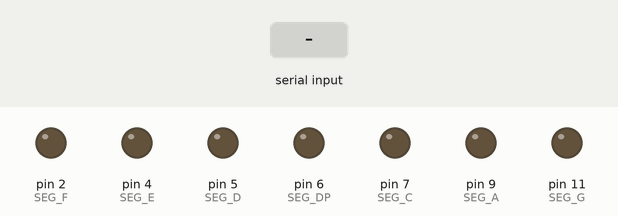
Simulated run of this sketch. Board: Arduino Uno, built with avr-gcc and run on an emulated ATmega328P. Parts: output pins drawn as LEDs (lit = HIGH). The inputs (shaded band) are chosen by the test bench.

Above: at 1.2 s.
1.3 s: "0" received over Serial
At 2.2 s:
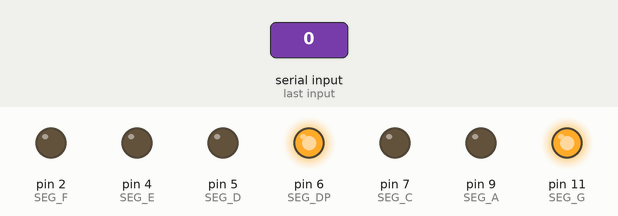
2.8 s: "1" received over Serial
At 3.4 s:
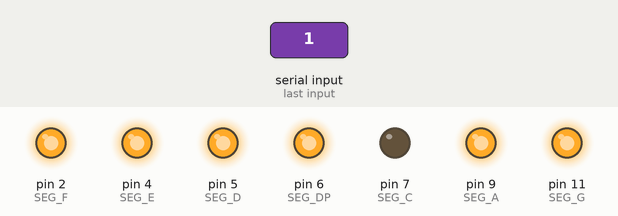
4.3 s: "2" received over Serial
At 5.5 s:
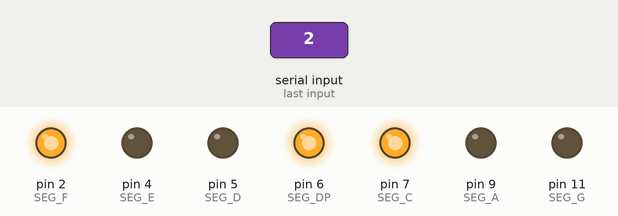
5.8 s: "3" received over Serial
At 6.9 s:
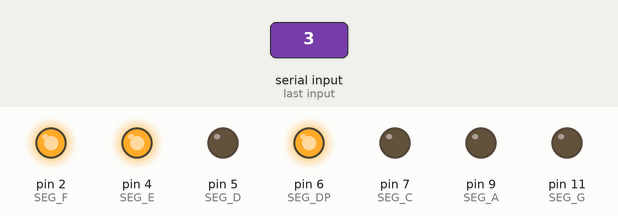
7.3 s: "4" received over Serial
At 8.0 s:
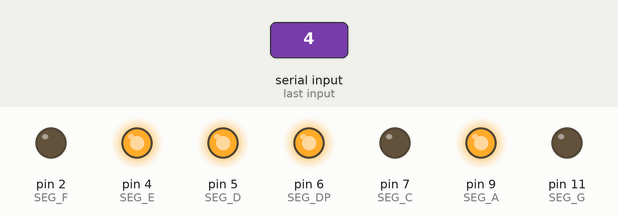
8.8 s: "5" received over Serial
At 9.1 s:
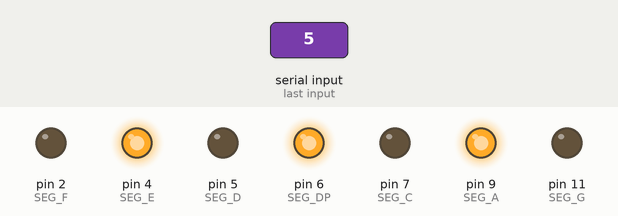
Timing chart, 0 to 11.3 s (numbered marks = the images above; inputs shaded):
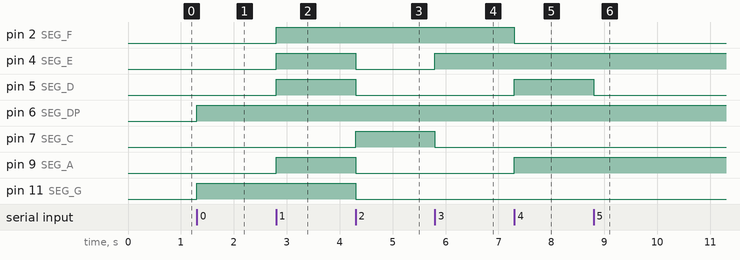

The sketch:

led.ino
```cpp
#define SEG_A 9
#define SEG_B 9
#define SEG_C 7
#define SEG_D 5
#define SEG_E 4
#define SEG_F 2
#define SEG_G 11
#define SEG_DP 6

void setup() {
  Serial.begin(9600);

  pinMode(SEG_A, OUTPUT);
  pinMode(SEG_B, OUTPUT);
  pinMode(SEG_C, OUTPUT);
  pinMode(SEG_D, OUTPUT);
  pinMode(SEG_E, OUTPUT);
  pinMode(SEG_F, OUTPUT);
  pinMode(SEG_G, OUTPUT);
  pinMode(SEG_DP, OUTPUT);
}

void loop() {
  switch (Serial.read()) {
  case '0':
    reset_pin();
    digitalWrite(SEG_G, HIGH);
    digitalWrite(SEG_DP, HIGH);
    break;

  case '1':
    reset_pin();
    digitalWrite(SEG_A, HIGH);
    digitalWrite(SEG_D, HIGH);
    digitalWrite(SEG_E, HIGH);
    digitalWrite(SEG_F, HIGH);
    digitalWrite(SEG_G, HIGH);
    digitalWrite(SEG_DP, HIGH);
    break;

  case '2':
    reset_pin();
    digitalWrite(SEG_C, HIGH);
    digitalWrite(SEG_F, HIGH);
    digitalWrite(SEG_DP, HIGH);
    break;

  case '3':
    reset_pin();
    digitalWrite(SEG_E, HIGH);
    digitalWrite(SEG_F, HIGH);
    digitalWrite(SEG_DP, HIGH);
    break;

  case '4':
    reset_pin();
    digitalWrite(SEG_A, HIGH);
    digitalWrite(SEG_D, HIGH);
    digitalWrite(SEG_E, HIGH);
    digitalWrite(SEG_DP, HIGH);
    break;

  case '5':
    reset_pin();
    digitalWrite(SEG_B, HIGH);
    digitalWrite(SEG_E, HIGH);
    digitalWrite(SEG_DP, HIGH);
    break;

  case '6':
    reset_pin();
    digitalWrite(SEG_B, HIGH);
    break;

  case '7':
    reset_pin();
    digitalWrite(SEG_D, HIGH);
    digitalWrite(SEG_E, HIGH);
    digitalWrite(SEG_G, HIGH);
    digitalWrite(SEG_DP, HIGH);
    break;

  case '8':
    reset_pin();
    digitalWrite(SEG_DP, HIGH);
    break;

  case '9':
    reset_pin();
    digitalWrite(SEG_E, HIGH);
    break;

  default:
    break;
  }
}

void reset_pin() {
  digitalWrite(SEG_A, LOW);
  digitalWrite(SEG_B, LOW);
  digitalWrite(SEG_C, LOW);
  digitalWrite(SEG_D, LOW);
  digitalWrite(SEG_E, LOW);
  digitalWrite(SEG_F, LOW);
  digitalWrite(SEG_G, LOW);
  digitalWrite(SEG_DP, LOW);
}
```

Measured:
- after the input at 1.3 s, pin 6 (SEG_DP), pin 11 (SEG_G): LOW → HIGH at once
- after the input at 2.8 s, pin 2 (SEG_F), pin 4 (SEG_E), pin 5 (SEG_D), pin 9 (SEG_A): LOW → HIGH at once
- after the input at 4.3 s, pin 4 (SEG_E), pin 5 (SEG_D), pin 9 (SEG_A), pin 11 (SEG_G): HIGH → LOW at once; pin 7 (SEG_C): LOW → HIGH at once
- after the input at 5.8 s, pin 4 (SEG_E): LOW → HIGH at once; pin 7 (SEG_C): HIGH → LOW at once
- after the input at 7.3 s, pin 2 (SEG_F): HIGH → LOW at once; pin 5 (SEG_D), pin 9 (SEG_A): LOW → HIGH at once
- after the input at 8.8 s, pin 5 (SEG_D): HIGH → LOW at once
